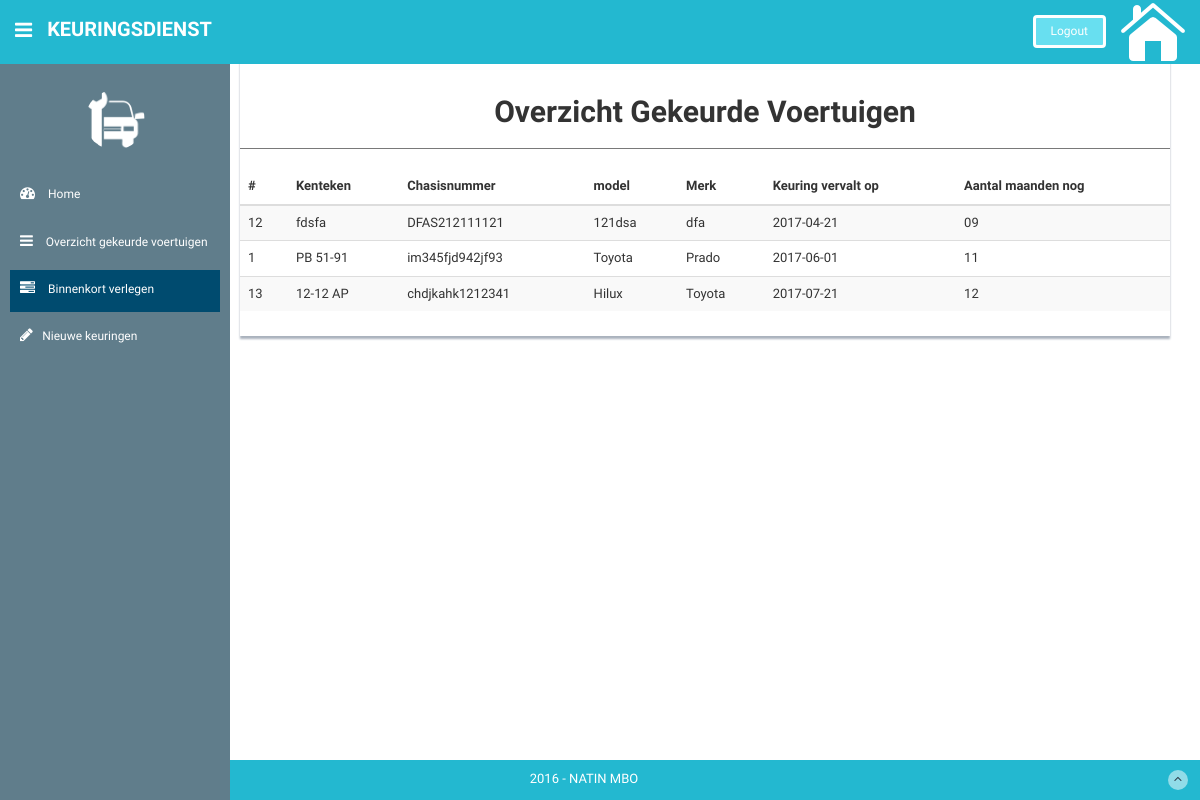
The page /Keuring/verval_keuring.php on the database its author committed.
### tables this page shows
CREATE TABLE `keuring` (
  `keuring_id` int(50) NOT NULL,
  `keuring_kenteken` varchar(50) NOT NULL,
  `keuring_chasisnummer` varchar(50) NOT NULL,
  `keuring_model` varchar(50) NOT NULL,
  `keuring_merk` varchar(50) NOT NULL,
  `keuring_datum` date NOT NULL,
  `keuring_vervaldatum` date NOT NULL
);

### Keuring/verval_keuring.php (the view, shortened to what this page needs)
 <?php include 'assets/includes/config.php';
 ?>
<!DOCTYPE html>
<html lang="en">
  <head>
    <link href="assets/css/bootstrap.css" rel="stylesheet">
    <link href="assets/font-awesome/css/font-awesome.css" rel="stylesheet" />
    <link rel="stylesheet" type="text/css" href="assets/css/zabuto_calendar.css">
    <link rel="stylesheet" type="text/css" href="assets/js/gritter/css/jquery.gritter.css" />
    <link rel="stylesheet" type="text/css" href="assets/lineicons/style.css">
    <link href="assets/css/style.css" rel="stylesheet">
    <link href="assets/css/style-responsive.css" rel="stylesheet">
  </head>
  <body>
  <section id="container" >
      <header class="header black-bg">
              <div class="sidebar-toggle-box">
                  <div class="fa fa-bars tooltips" data-placement="right" data-original-title="Toggle Navigation"></div>
              </div>
            <a href="index.html" class="logo"><b>Keuringsdienst</b></a>
            <div class="top-menu">
              <ul class="nav pull-right top-menu">
                    <li><a class="logout" href="login.html">Logout</a></li>
                   <a href="../index.php"> <img src="assets/ICONS/home.png"  class="pull-left"></img> </a>
              </ul>
            </div>
        </header>
      <aside>
          <div id="sidebar"  class="nav-collapse ">
              <ul class="sidebar-menu" id="nav-accordion">
                  <p class="centered"><a href="profile.html"><img src="assets/img/apw.png" class="img-circle" width="60"></a></p>
                  <li class="mt">
                      <a  href="index.php">
                          <i class="fa fa-dashboard"></i>
                          <span>Home</span>
                      </a>
                  </li>
                 <li class="sub-menu">
                      <a href="overzicht.php"  >
                   <i class="fa fa-bars" aria-hidden="true"></i>
                          <span>Overzicht gekeurde voertuigen</span>
                      </a>
                  </li>
                  <li class="sub-menu">
                      <a href="verval_keuring.php"  class="active">
                     <i class="fa fa-tasks" aria-hidden="true"></i>
                          <span>Binnenkort verlegen</span>
                      </a>
                  </li>
                  <li class="sub-menu">
                      <a href="nieuwe_keuringen.php" >
                          <i class="fa fa-pencil fa-fw" aria-hidden="true"></i>
                          <span>Nieuwe keuringen</span>
                      </a>
                  </li>
              </ul>
          </div>
      </aside>
      <section id="main-content">
          <section class="wrapper">
            <div class="col-md-12">
                        <div class="content-panel">
                        <table class="table table-striped table-advance table-hover">
                            <h2 class="text-center"> <b>Overzicht Gekeurde Voertuigen </b></h2>
                            <hr>
                              <thead>
                              <tr>
                                  <th>#</th>
                                  <th>Kenteken</th>
                                  <th>Chasisnummer</th>
                                  <th>model</th>
                                  <th>Merk</th>
                                  <th>Keuring vervalt op</th>
                                  <th>Aantal maanden nog</th>
                              </tr>
                              </thead>
                              <tbody>
                              <?php
                                $sql = "SELECT * FROM keuring ORDER BY keuring_datum";
                                $result = $conn->query($sql);
                                if ($result->num_rows > 0) {
                                  while ($row = $result->fetch_assoc()) {
                                    $keuring_id = $row['keuring_id'];
                                    $keuring_kenteken = $row['keuring_kenteken'];
                                    $keuring_chasis = $row['keuring_chasisnummer'];
                                    $keuring_model = $row['keuring_model'];
                                    $keuring_merk = $row['keuring_merk'];
                                    $keuring_vervaldatum = $row['keuring_vervaldatum'];
                                    $keuring_soon = Date("m", strtotime("$keuring_vervaldatum -7 month"));
                                    echo "
                                    <tr>
                                      <td>".$keuring_id."</td>
                                      <td>".$keuring_kenteken."</td>
                                      <td>".$keuring_chasis. "</td>
                                      <td>".$keuring_model."</td>
                                      <td>".$keuring_merk. "</td>
                                      <td>".$keuring_vervaldatum."</td>
                                      <td>".$keuring_soon."</td>
                                    </tr>
                                    ";
                                  }
                                }
                              ?>
                              </tbody>
                          </table>
                        </div><! --/content-panel -->
            </div>
          </section>
      </section>
      <footer class="site-footer" style="    width: 100%;
    background: #23b8d0;
    color: #fff;
    padding: 10px 0;
    z-index: -1 ;
    bottom: 0 ;
    position: absolute;">
          <div class="text-center">
              2016 - NATIN MBO
              <a href="index.php#" class="go-top">
                  <i class="fa fa-angle-up"></i>
              </a>
          </div>
      </footer>
  </section>
  </body>
</html>

### Keuring/assets/css/style.css (style rules this page uses)
body { background: #ffffff; font-family: 'Ruda', sans-serif; padding: 0px !important; margin: 0px !important; font-size:13px; }
ul li { list-style: none; }
a, a:hover, a:focus { text-decoration: none; outline: none; }
#container { width: 100%; height: 100%; }
hr { margin-top: 20px; margin-bottom: 20px; border: 0; border-top: 1px solid #797979; }
.centered { text-align: center; }
.mt { margin-top: 25px; }
ul.top-menu > li > .logout { color: #fff; font-size: 12px; border-radius: 4px; -webkit-border-radius: 4px; border: 3px solid #fff !important; padding: 5px 15px; margin-right: 15px; background: #68dff0; margin-top: 15px; }
#sidebar { width: 230px; height: 100%; position: fixed; background: #607d8b; }
#sidebar ul li { position: relative; }
ul.sidebar-menu , ul.sidebar-menu li ul.sub { margin: -2px 0 0; padding: 0; }
ul.sidebar-menu { margin-top: 90px; }
ul.sidebar-menu li { margin-bottom: 5px; margin-left:10px; margin-right:10px; }
ul.sidebar-menu li.sub-menu { line-height: 15px; }
ul.sidebar-menu li a span { display: inline-block; }
ul.sidebar-menu li a { color: #fff; text-decoration: none; display: block; padding: 10px 0 15px 10px; font-size: 12px; outline: none; -webkit-transition: all 0.3s ease; -moz-transition: all 0.3s ease; -o-transition: all 0.3s ease; -ms-transition: all 0.3s ease; transition: all 0.3s ease; }
ul.sidebar-menu li a.active, ul.sidebar-menu li a:hover, ul.sidebar-menu li a:focus { background: #004b6f; color: #fff; display: block; -webkit-transition: all 0.3s ease; -moz-transition: all 0.3s ease; -o-transition: all 0.3s ease; -ms-transition: all 0.3s ease; transition: all 0.3s ease; }
ul.sidebar-menu li a i { font-size: 15px; padding-right: 10px; }
ul.sidebar-menu li a.active i { color: #fff; }
#main-content { margin-left: 210px; }
.header, .footer { min-height: 60px; padding: 0 15px; }
.header { position: fixed; left: 0; right: 0; z-index: 1002; }
.black-bg { background: #23b8d0; // border-bottom: 1px solid #c9aa5f; }
.wrapper { display: inline-block; margin-top: 60px; padding-left: 15px; padding-right: 15px; padding-bottom: 15px; padding-top: 0px; width: 100%; }
a.logo { font-size: 20px; color: #ffffff; float: left; margin-top: 15px; text-transform: uppercase; }
a.logo b { font-weight: 900; }
#top_menu .nav > li, ul.top-menu > li { float: left; }
ul.top-menu > li > a { color: #666666; font-size: 16px; border-radius: 4px; -webkit-border-radius: 4px; border:1px solid #666666 !important; padding: 2px 6px; margin-right: 15px; }
.sidebar-toggle-box { float: left; padding-right: 15px; margin-top: 20px; color: #ffffff; }
.sidebar-toggle-box .fa-bars { cursor: pointer; display: inline-block; font-size: 20px; }
.content-panel { background: #ffffff; box-shadow: 0px 3px 2px #aab2bd; padding-top: 15px; padding-bottom: 5px; }
.site-footer { background: #23b8d0; color: #fff; padding: 10px 0; }
.go-top { margin-right: 1%; float: right; background: rgba(255,255,255,.5); width: 20px; height: 20px; border-radius: 50%; -webkit-border-radius: 50%; }
.go-top i { color: #2A3542; }

### rows shown on the page
keuring: keuring_id "12", keuring_kenteken "fdsfa", keuring_chasisnummer "DFAS212111121", keuring_model "121dsa", keuring_merk "dfa", keuring_vervaldatum "2017-04-21", keuring_vervaldatum "09"
keuring: keuring_id "1", keuring_kenteken "PB 51-91", keuring_chasisnummer "im345fjd942jf93", keuring_model "Toyota", keuring_merk "Prado", keuring_vervaldatum "2017-06-01", keuring_vervaldatum "11"
keuring: keuring_id "13", keuring_kenteken "12-12 AP", keuring_chasisnummer "chdjkahk1212341", keuring_model "Hilux", keuring_merk "Toyota", keuring_vervaldatum "2017-07-21", keuring_vervaldatum "12"
